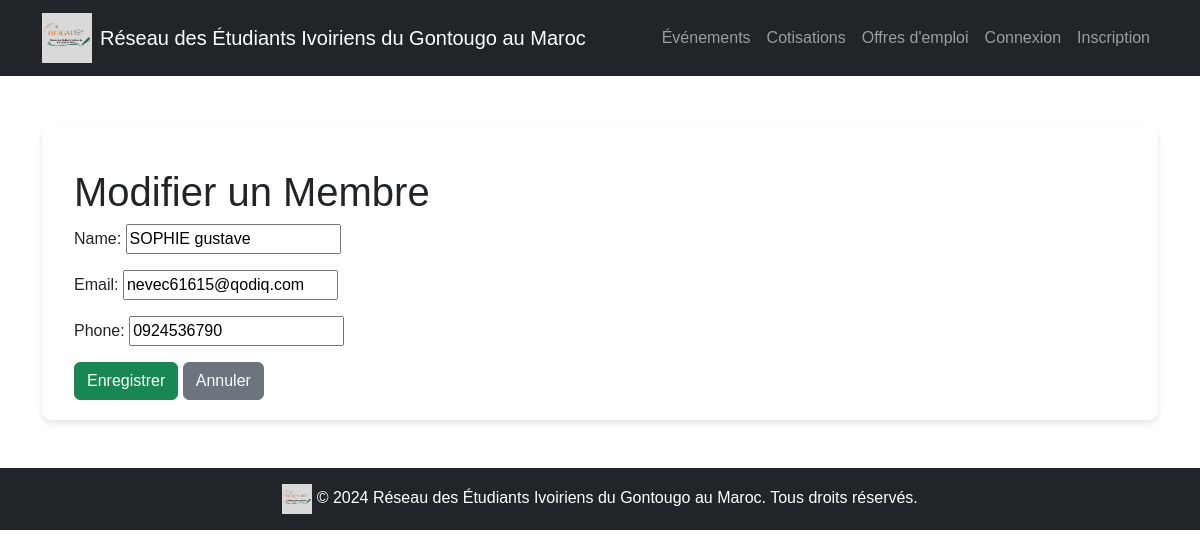
The page /members/11/edit/ on the database its author committed.
### core/models.py (models this page shows, shortened)
class Member(models.Model):
    name = models.CharField(max_length=100)
    email = models.EmailField(unique=True)
    phone = models.CharField(max_length=15, blank=True, null=True)

### core/views.py (the view)
# urls.py: path('members/<int:pk>/edit/', views.member_edit, name='member_edit'),
def member_edit(request, pk):
    member = get_object_or_404(Member, pk=pk)
    if request.method == 'POST':
        form = MemberForm(request.POST, instance=member)
        if form.is_valid():
            form.save()
            return redirect('member_list')  # Redirige vers la liste des membres après la mise à jour
    else:
        form = MemberForm(instance=member)
    return render(request, 'core/member_edit.html', {'form': form})

### core/forms.py
class MemberForm(forms.ModelForm):
    class Meta:
        model = Member
        fields = ['name', 'email', 'phone']  # Champs que l'on veut dans le formulaire

### core/templates/core/member_edit.html (shortened to what this page needs)
{% extends 'core/base.html' %}
{% block content %}
<div class="container mt-4">
    <h1>Modifier un Membre</h1>
    <form method="post">
        {{ form.as_p }}
        <button type="submit" class="btn btn-success">Enregistrer</button>
        <a href="{% url 'member_list' %}" class="btn btn-secondary">Annuler</a>
    </form>
</div>
{% endblock %}

### rows shown on the page
Member: name "SOPHIE gustave", email "nevec61615@qodiq.com", phone "0924536790"
